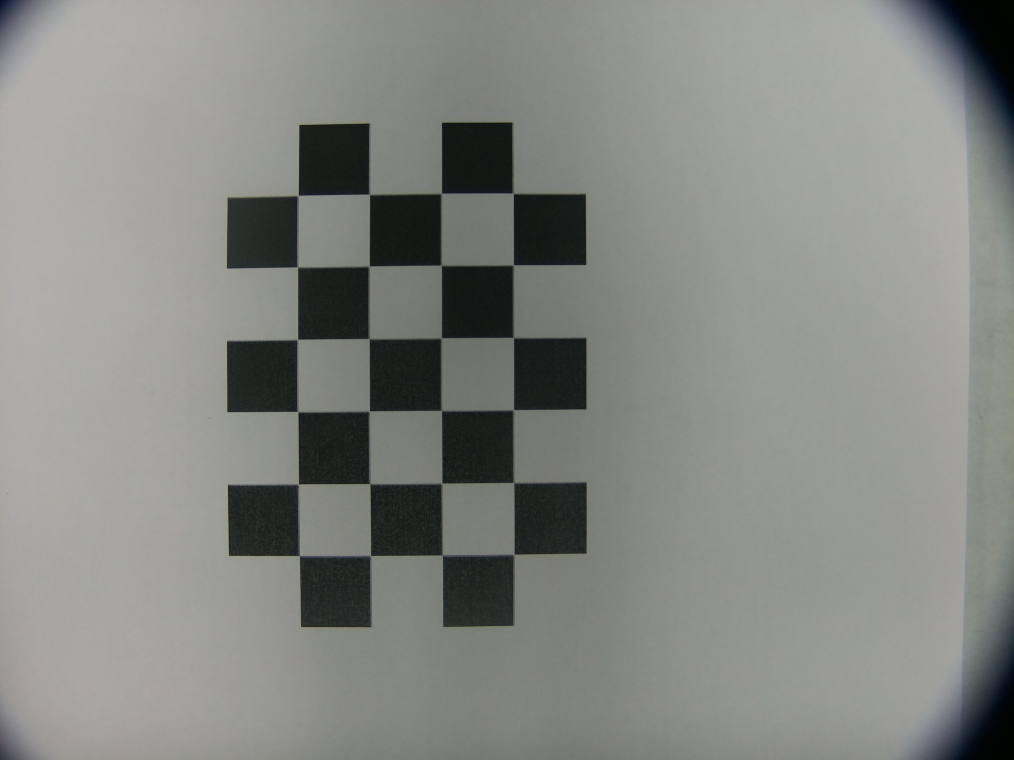
#> input picture calibration/chessboard_prusa/board_10_20260330.jpg, 4056 x 3040 px (shown at 1/4 size); its folder holds only this picture in this run
$ python detection_script.py -i ../calibration/chessboard_prusa/board_10_20260330.jpg -o out
#> lines starting #> are read from the running program, lines starting #| are printed output that depends on the picture; after the words box and inside, x2 and y2 are one past the last pixel; in counts of white or black regions, pixels touching at a corner belong together
"""
object_detection.py
-------------------
Detects the dominant-colored object in an image and (optionally) reports
its area in mm² using a camera calibration file.

Usage
-----
# Basic detection for Prusa bioprinter
python object_detection.py --input path/to/image.jpg --output-dir path/to/out/

# With calibration (area in mm²)
python object_detection.py
    --input path/to/image.jpg
    --output-dir path/to/out/
    --calibration path/to/calibration_data.npz
    --calibrate path/to/chessboard_images/

Optional tuning flags
---------------------
  --h-std-factor   float  Hue tolerance in std-devs        (default: 2.0)
  --s-std-factor   float  Saturation tolerance in std-devs (default: 1.5)
  --v-std-factor   float  Value tolerance in std-devs      (default: 2.0)
  --min-saturation int    Minimum saturation for pre-filter (default: 60)
"""

import argparse
import sys
from pathlib import Path
import cv2
import numpy as np
from calibrate import run_calibration

def sample_dominant_hue(hsv_image: np.ndarray, min_saturation: int = 60) -> int:
    """
    Return the dominant hue (0–179) of sufficiently saturated pixels.

    The hue histogram is wrapped to avoid split peaks near 0/179 (reds),
    then the peak bin is returned.

    @params:
        hsv_image:      Full HSV image (H in [0,179]).
        min_saturation: Ignore pixels below this saturation value.

    @returns:
        Dominant hue value in [0, 179].
    """
    h_channel = hsv_image[:, :, 0]
    s_channel = hsv_image[:, :, 1]

    saturated = s_channel >= min_saturation
    if saturated.sum() < 50:
        raise RuntimeError(
            "Too few saturated pixels to determine a dominant color. "
            "Try lowering --min-saturation."
        )

    hues = h_channel[saturated].astype(np.int32)

    # Build a doubled histogram to handle wrap-around at 0/179
    hist = np.bincount(hues, minlength=180)
    doubled = np.concatenate([hist, hist])
    # Smooth with a 15-bin window
    kernel = np.ones(15) / 15
    smoothed = np.convolve(doubled, kernel, mode="same")
    peak = int(np.argmax(smoothed[:180]))  # keep result in [0,179]

    print(f"[DominantHue] peak hue = {peak}  (from {saturated.sum()} saturated pixels)")
    return peak

def compute_adaptive_bounds(
    hsv_image: np.ndarray,
    dominant_hue: int,
    hue_window: int = 20,
    min_saturation: int = 60,
    h_std_factor: float = 2.0,
    s_std_factor: float = 1.5,
    v_std_factor: float = 2.0,
) -> tuple[np.ndarray, np.ndarray]:
    """
    Compute tight HSV bounds centered on the dominant hue.

    1. Pre-filter pixels within ±hue_window of the dominant hue.
    2. Measure the HSV distribution of those pixels.
    3. Return mean ± k*std bounds, clamped to valid ranges.

    @params:
        hsv_image:      Full HSV image (H in [0,179]).
        dominant_hue:   The hue to center the search around.
        hue_window:     Half-width of the pre-filter hue band.
        min_saturation: Minimum saturation for the pre-filter.
        h_std_factor:   Std-dev multiplier for Hue.
        s_std_factor:   Std-dev multiplier for Saturation.
        v_std_factor:   Std-dev multiplier for Value.

    @returns:
        (lower, upper) as np.ndarray in OpenCV HSV scale.
    """
    h, s, v = (
        hsv_image[:, :, 0].astype(np.int32),
        hsv_image[:, :, 1],
        hsv_image[:, :, 2],
    )

    # Hue distance with wrap-around
    hue_dist = np.abs(h - dominant_hue)
    hue_dist = np.minimum(hue_dist, 180 - hue_dist)

    pre_mask = (hue_dist <= hue_window) & (s >= min_saturation)

    if pre_mask.sum() < 50:
        print(
            "[WARN] Very few pixels matched dominant hue pre-filter. "
            "Falling back to a ±hue_window hard window."
        )
        lo_h = max(0,   dominant_hue - hue_window)
        hi_h = min(179, dominant_hue + hue_window)
        return np.array([lo_h, min_saturation, 52]), np.array([hi_h, 255, 235])

    h_vals = h[pre_mask].astype(float)
    s_vals = s[pre_mask].astype(float)
    v_vals = v[pre_mask].astype(float)

    h_mean, h_std = h_vals.mean(), h_vals.std()
    s_mean, s_std = s_vals.mean(), s_vals.std()
    v_mean, v_std = v_vals.mean(), v_vals.std()

    print(
        f"[AdaptiveBounds] H: {h_mean:.1f} ± {h_std:.1f}  "
        f"S: {s_mean:.1f} ± {s_std:.1f}  "
        f"V: {v_mean:.1f} ± {v_std:.1f}"
    )

    lower = np.array([
        max(0,   int(h_mean - h_std_factor * h_std)),
        max(0,   int(s_mean - s_std_factor * s_std)),
        max(0,   int(v_mean - v_std_factor * v_std)),
    ])
    upper = np.array([
        min(179, int(h_mean + h_std_factor * h_std)),
        255,
        min(255, int(v_mean + v_std_factor * v_std)),
    ])

    print(f"[AdaptiveBounds] lower={lower}  upper={upper}")
    return lower, upper

def object_detection(
    image_path: str | Path,
    output_dir: str | Path,
    min_saturation: int = 60,
    h_std_factor: float = 2.0,
    s_std_factor: float = 1.5,
    v_std_factor: float = 2.0,
) -> tuple[list, np.ndarray]:
    """
    Detect the dominant-colored object in *image_path* and write diagnostic
    images to *output_dir*.

    @params:
        image_path:      Path to the input image.
        output_dir:      Directory where diagnostic images will be saved.
        min_saturation:  Minimum saturation for the pre-filter.
        h_std_factor:    Std-dev multiplier for Hue.
        s_std_factor:    Std-dev multiplier for Saturation.
        v_std_factor:    Std-dev multiplier for Value.

    @returns:
        The list of contours found (same order as cv2.findContours) and the contour image.
    """
    image_path = Path(image_path)
    output_dir = Path(output_dir)
    output_dir.mkdir(parents=True, exist_ok=True)

    image = cv2.imread(str(image_path))
    if image is None:
        raise FileNotFoundError(f"Could not load image: {image_path}")

    hsv = cv2.cvtColor(image, cv2.COLOR_BGR2HSV)

    # Determine main hue of the object
    dominant_hue = sample_dominant_hue(hsv, min_saturation=min_saturation)

    # Create mask using adaptive bounds
    lower, upper = compute_adaptive_bounds(
        hsv,
        dominant_hue=dominant_hue,
        min_saturation=min_saturation,
        h_std_factor=h_std_factor,
        s_std_factor=s_std_factor,
        v_std_factor=v_std_factor,
    )
    mask = cv2.inRange(hsv, lower, upper)

    # Clean up holes and noise
    mask = cv2.morphologyEx(mask, cv2.MORPH_OPEN,  np.ones((1,  1),  np.uint8))
    mask = cv2.morphologyEx(mask, cv2.MORPH_CLOSE, np.ones((11, 11), np.uint8))
    cv2.imwrite(str(output_dir / "mask.png"), mask)

    # Contour Detection
    contours, _ = cv2.findContours(mask, cv2.RETR_TREE, cv2.CHAIN_APPROX_SIMPLE)
    contour_image = image.copy()
    cv2.drawContours(contour_image, contours, -1, (0, 0, 255), 2)
    cv2.imwrite(str(output_dir / "contours.png"), contour_image)

    for i, cnt in enumerate(contours[1:], start=1):
        print(f"Contour {i} area: {cv2.contourArea(cnt):.1f} px^2")

    return contours, contour_image

# [31 lines left out: function contour_area_mm2, not called in this run]

def build_parser() -> argparse.ArgumentParser:
    """
    Build the command-line argument parser for the detection script.

    @returns:
        An argparse.ArgumentParser instance with all expected arguments defined.
    """
    parser = argparse.ArgumentParser(
        description="Detect and measure a dominant-colored object in an image.",
        formatter_class=argparse.ArgumentDefaultsHelpFormatter,
    )

    # Required arguments
    parser.add_argument(
        "--input", "-i",
        required=True,
        metavar="IMAGE",
        help="Path to the input image (jpg, png, …).",
    )
    parser.add_argument(
        "--output-dir", "-o",
        required=True,
        metavar="DIR",
        help="Directory where diagnostic images will be saved.",
    )

    # Calibration
    parser.add_argument(
        "--calibration", "-c",
        default=None,
        metavar="NPZ",
        help="Path to calibration .npz file. "
             "If omitted, area is reported in px² only.",
    )

    parser.add_argument(
        "--calibrate",  "-cal",
        default=False,
        metavar="CHESSBOARD-DIRECTORY",
        help="Create a new calibration file from chessboard images."
    )


    # Optional tuning parameters
    parser.add_argument("--h-std-factor",   type=float, default=2.0)
    parser.add_argument("--s-std-factor",   type=float, default=1.5)
    parser.add_argument("--v-std-factor",   type=float, default=2.0)
    parser.add_argument(
        "--min-saturation",
        type=int,
        default=60,
        help="Minimum HSV saturation for color sampling (0–255).",
    )

    return parser


def main() -> None:
    # Read user arguments
    parser = build_parser()
    args = parser.parse_args()
    input_path  = Path(args.input)
    output_dir  = Path(args.output_dir)

    # Optional calibration step
    if args.calibrate:
        print("\n[INFO] Running camera calibration...")
        calibration_data = run_calibration(
            image_folder    = "calibration/chessboard_prusa",
            output_file     = "calibration/calibration_data.npz",
            chessboard_size = (6, 4),
            square_size     = 13.0,
        )
        print("[INFO] Calibration complete. Results saved to 'calibration_data.npz'.\n")
        args.calibration = "calibration/calibration_data.npz"  # use new calibration for measurement

    # Object Detection
    contours, contour_image = object_detection(
        image_path=input_path,
        output_dir=output_dir,
        min_saturation=args.min_saturation,
        h_std_factor=args.h_std_factor,
        s_std_factor=args.s_std_factor,
        v_std_factor=args.v_std_factor,
    )
#> in object_detection, image is the input picture: shape (3040, 4056, 3); mean B, G, R 130.5, 134.9, 133
#> in sample_dominant_hue, `h_channel = hsv_image[:, :, 0]`:
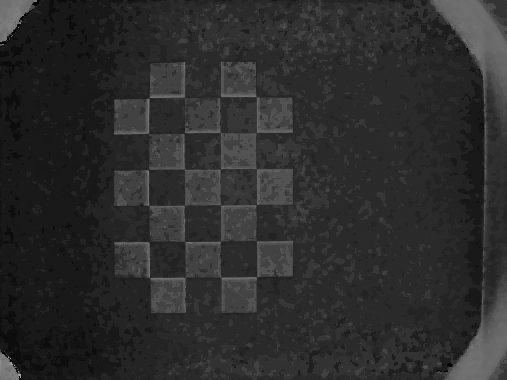
#> h_channel: shape (3040, 4056) (shown at 1/8 size); min 0, max 165, mean 44.5
#> in sample_dominant_hue, `saturated = s_channel >= min_saturation`:
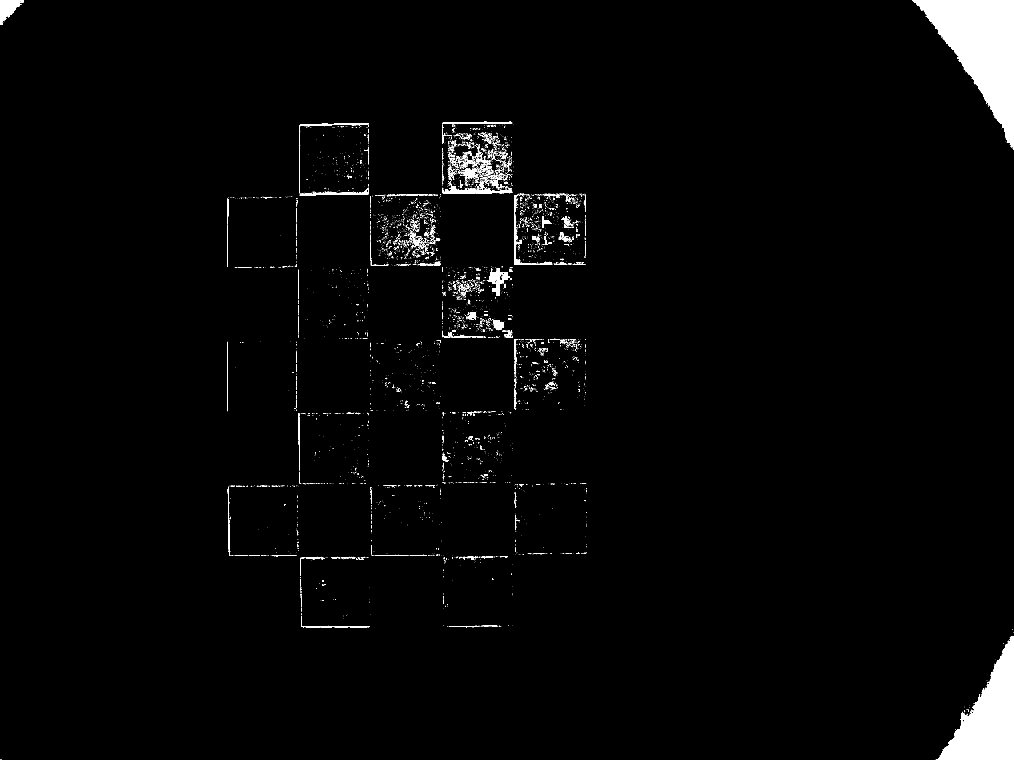
#> saturated: shape (3040, 4056) bool (shown at 1/4 size); 2.1% white; 6096 white regions (5699 under 20 px), largest, box (x1, y1, x2, y2) and area: (3649, 0, 4056, 590) 110660, (3743, 2544, 4056, 3040) 73034, (0, 0, 86, 100) 4768
#> in sample_dominant_hue, `hist = np.bincount(hues, minlength=180)`: hist = 180 values, max 21367 at index 109, min 0 at index 0, mean 1408.5
#> in sample_dominant_hue, `doubled = np.concatenate([hist, hist])`: doubled = 360 values, max 21367 at index 109, min 0 at index 0, mean 1408.5
#> in sample_dominant_hue, `smoothed = np.convolve(doubled, kernel, mode="same")`: smoothed = 360 values, max 9425.3 at index 107, min 0 at index 0, mean 1408.5
#> in sample_dominant_hue, `peak = int(np.argmax(smoothed[:180]))`: peak = 107
#| [DominantHue] peak hue = 107  (from 253521 saturated pixels)
#> in compute_adaptive_bounds, `h, s, v = ( hsv_image[:, :, 0].astype(np.int32), hsv_image[:, :, 1], h..`:
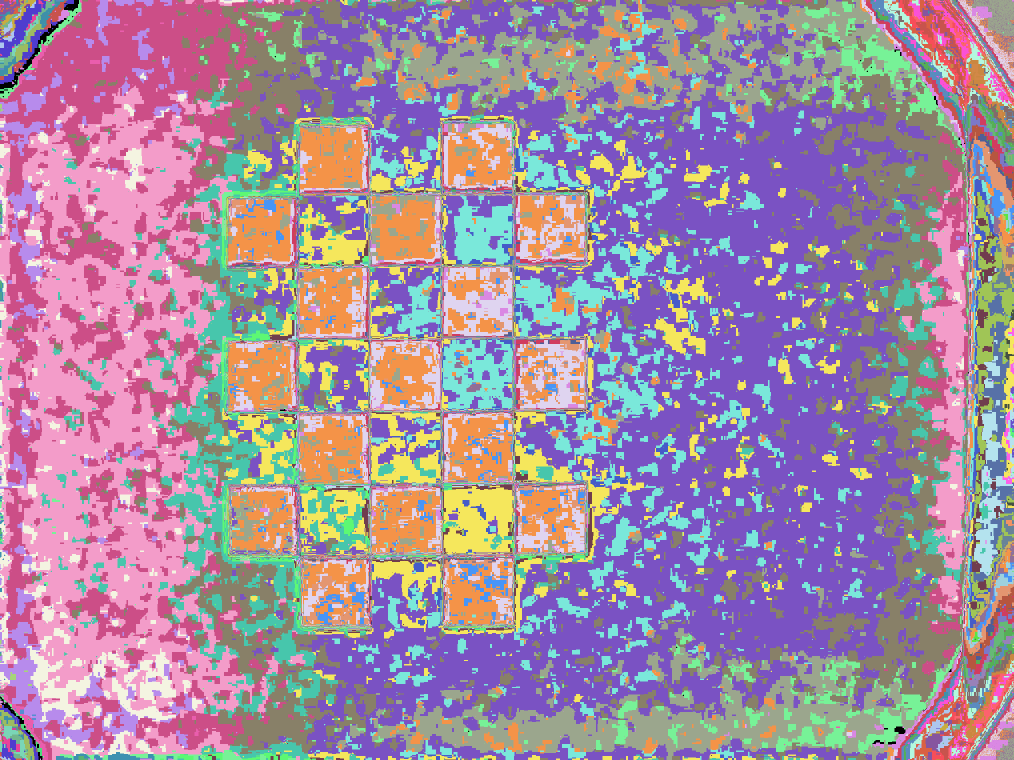
#> h: shape (3040, 4056) int32 (shown at 1/4 size); 99 distinct labels, from 0 to 165; one colour per label, 0 black
#> in compute_adaptive_bounds, `hue_dist = np.abs(h - dominant_hue)`:
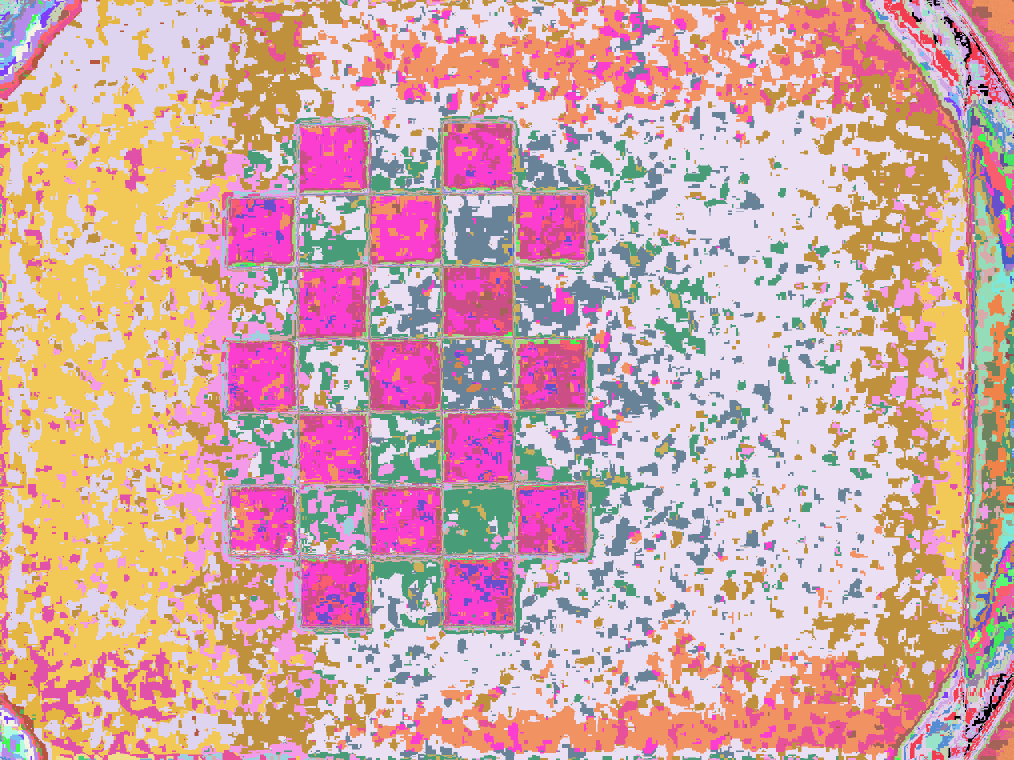
#> hue_dist: shape (3040, 4056) int32 (shown at 1/4 size); 83 distinct labels, from 0 to 107; one colour per label, 0 black
#> in compute_adaptive_bounds, `h_mean, h_std = h_vals.mean(), h_vals.std()`: h_mean = 106.2; h_std = 4.39
#> in compute_adaptive_bounds, `s_mean, s_std = s_vals.mean(), s_vals.std()`: s_mean = 140.3; s_std = 67.42
#> in compute_adaptive_bounds, `v_mean, v_std = v_vals.mean(), v_vals.std()`: v_mean = 42.02; v_std = 24.32
#| [AdaptiveBounds] H: 106.2 ± 4.4  S: 140.3 ± 67.4  V: 42.0 ± 24.3
#> in compute_adaptive_bounds, `lower = np.array([ max(0,   int(h_mean - h_std_factor * h_std)), max(0..`: lower = [97, 39, 0]
#> in compute_adaptive_bounds, `upper = np.array([ min(179, int(h_mean + h_std_factor * h_std)), 255, ..`: upper = [114, 255, 90]
#| [AdaptiveBounds] lower=[97 39  0]  upper=[114 255  90]
#> in object_detection, `lower, upper = compute_adaptive_bounds( hsv, dominant_hue=dominant_hue..`: lower = [97, 39, 0]; upper = [114, 255, 90]
#> in object_detection, `contours, _ = cv2.findContours(mask, cv2.RETR_TREE, cv2.CHAIN_APPROX_S..`: contours = 82 contours, 44 with area under 20; largest, box (x1, y1, x2, y2) and area: (3653, 0, 4056, 624) 77180, (3708, 2490, 4056, 3040) 69610, (0, 0, 91, 111) 4590, (2056, 781, 2343, 1060) 3415, (1773, 2220, 2052, 2240) 3159
#> the loop in object_detection, `for i, cnt in enumerate(contours[1:], start=1):` made 81 passes
#> cnt on passes 1, 3, 4, 5, 6, 7, 8: [[2030, 2496]], [[1480, 2452], [1480, 2469]], [[1776, 2430], [1776, 2431], [1777, 2430]], [[1776, 2407], [1776, 2414]], [[1775, 2384], [1775, 2399]], [[1478, 2336], [1478, 2351], [1479, 2351], [1479, 2337]], [[1478, 2288], [1478, 2292], [1478, 2290], [1479, 2289]]
#> (printed output is left out)

    measured_contours = contours[1:]  # skip the outermost contour
#> measured_contours = 81 contours, 44 with area under 20; largest, box (x1, y1, x2, y2) and area: (3653, 0, 4056, 624) 77180, (3708, 2490, 4056, 3040) 69610, (0, 0, 91, 111) 4590, (2056, 781, 2343, 1060) 3415, (1773, 2220, 2052, 2240) 3159
    if not measured_contours:
        print("\nNo inner contours found — nothing to measure.")
        sys.exit(0)

    # Convert pixels to mm
    if args.calibration:
        areas = contour_area_mm2(measured_contours, args.calibration)
        unit  = "mm^2"
    else:
        areas = [cv2.contourArea(c) for c in measured_contours]
#> areas = 81 values, max 77180.5 at index 79, min 0 at index 0, mean 2256.7
        unit  = "px^2"
        print("\n[INFO] No calibration file supplied — reporting area in px^2.")

    # Label contours with mm measurements
    image = contour_image.copy()
    for i, (cnt, area) in enumerate(zip(measured_contours, areas), start=1):
        x, y, w, h = cv2.boundingRect(cnt)
        label = f"{area:.2f} {unit}"
        cv2.putText(
            image, label,
            (x, y - 10),
            cv2.FONT_HERSHEY_SIMPLEX, 0.5, (0, 0, 255), 2,
        )
        print(f"Contour {i}: {label}")
#> this loop made 81 passes
#> (area, x, y, w, h, label) on passes 2, 10, 11, 14, 15, 18, 19, 20: (69610.5, 3708, 2490, 348, 550, '69610.50 px^2'), (2853, 1204, 2224, 278, 31, '2853.00 px^2'), (3159, 1773, 2220, 279, 20, '3159.00 px^2'), (603, 1184, 2080, 12, 139, '603.00 px^2'), (38, 1188, 2024, 4, 25, '38.00 px^2'), (1288, 917, 1939, 277, 70, '1288.00 px^2'), (1258.5, 1535, 1936, 229, 47, '1258.50 px^2'), (2271.5, 2059, 1930, 285, 287, '2271.50 px^2')
#> (printed output is left out)
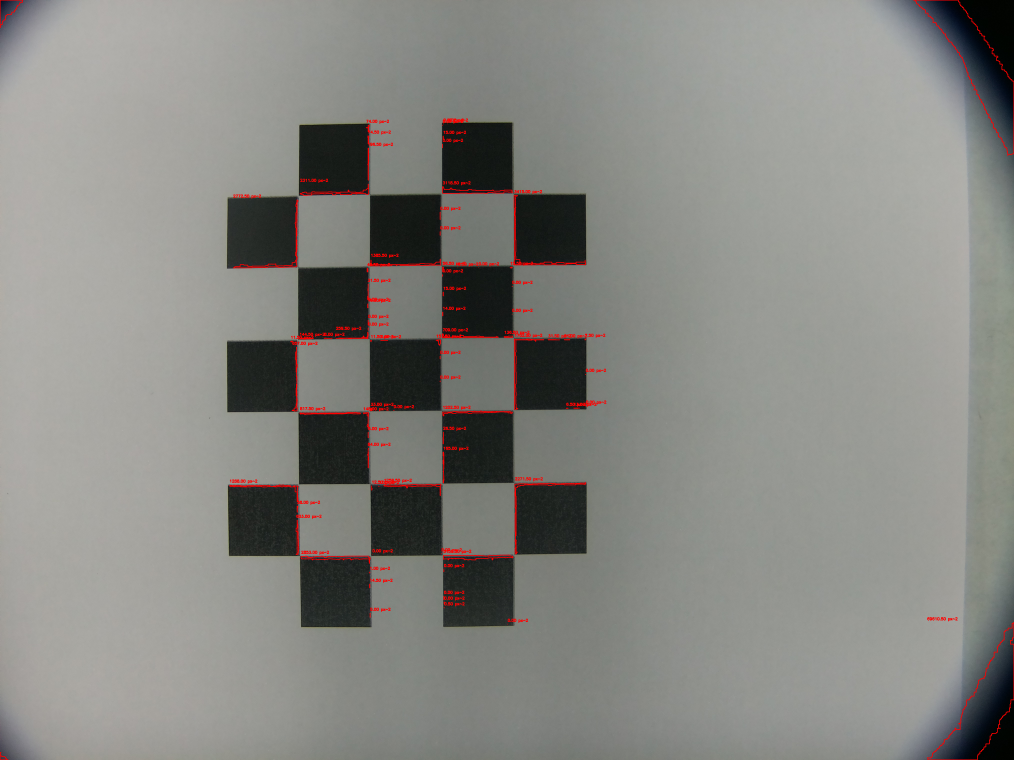
#> image: shape (3040, 4056, 3) (shown at 1/4 size); mean B, G, R 130, 134.4, 134.5

    labeled_path = output_dir / "labeled.png"
    cv2.imwrite(str(labeled_path), image)
    print(f"\nLabeled image saved → {labeled_path}")

    if areas:
        print(f"Average area: {np.mean(areas):.2f} {unit}")
#| Average area: 2256.66 px^2

if __name__ == "__main__":
    main()
